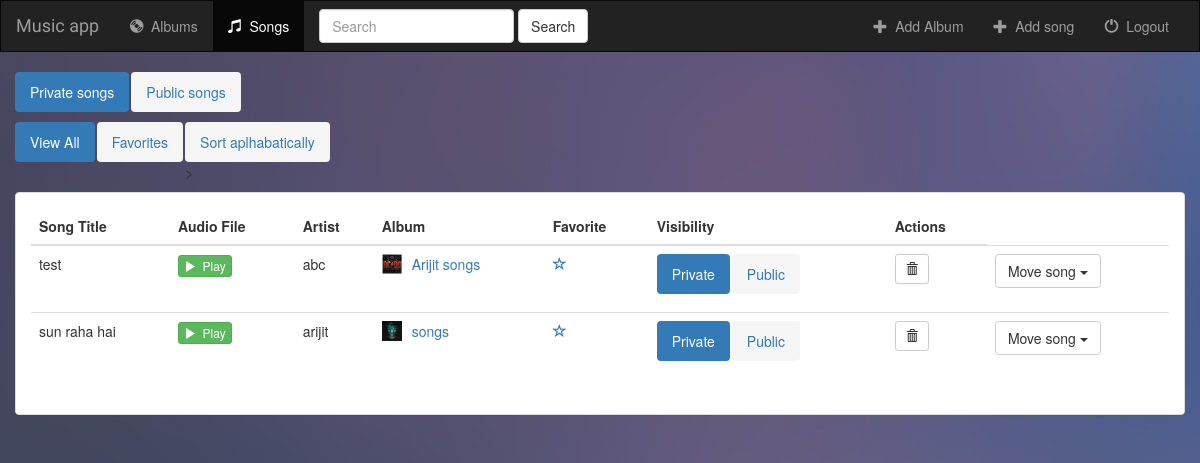
/songs/all/private/ (signed in), run on the app's committed database.
### music/models.py (models this page shows, shortened)
class Song(models.Model):
    user = models.ForeignKey(User, default=1,on_delete=models.CASCADE)
    album = models.ForeignKey(Album, on_delete=models.CASCADE, null=True)
    song_title = models.CharField(max_length=250)
    audio_file = models.FileField(default='')
    song_visibility = models.CharField(max_length=100, default="private")
    is_favorite = models.BooleanField(default=False)

class Album(models.Model):
    user = models.ForeignKey(User, default=1,on_delete=models.CASCADE)
    artist = models.CharField(max_length=250)
    album_title = models.CharField(max_length=500)
    genre = models.CharField(max_length=100)
    album_logo = models.FileField(default="avatar.png")
    album_visibility = models.CharField(max_length=100, default="private")
    is_favorite = models.BooleanField(default=False)

### music/views.py (the view)
# urls.py: url(r'^songs/(?P<filter_by>[a-zA_Z]+)/(?P<modifier>[a-zA_Z]+)/$', views.songs, name='songs'),
def songs(request, filter_by, modifier='private'):
    if not request.user.is_authenticated:
        return render(request, 'music/login.html')
    else:
        if modifier == 'private':
            album = Album.objects.filter(user=request.user)
            songs = Song.objects.filter(user=request.user)
            if filter_by == 'favorites':
                songs = songs.filter(is_favorite=True)
            return render(request, 'music/songs.html', {'song_list':songs, 'filter_by':filter_by, 'modifier':modifier, 'albums':album})
        else:
            songs = Song.objects.filter(song_visibility="public")
            return render(request, 'music/songs.html', {'song_list':songs, 'filter_by':filter_by, 'modifier':modifier})

### music/templates/music/songs.html (shortened to what this page needs)
{% extends 'music/layout.html' %}
{% block songs_active %}active{% endblock %}
{% block body %}
<div class="container-fluid songs-container">
    <div class="row">
        <div class="col-sm-12">
            <ul class="nav nav-pills" style="margin-bottom: 10px;">
                <li role="presentation" {% if modifier == 'private' %}class="active"{% endif %}><a href="{% url 'music:songs' 'all' 'private' %}">Private songs</a></li>
                <li role="presentation" {% if modifier == 'public' %}class="active"{% endif %}><a href="{% url 'music:songs' 'all' 'public' %}">Public songs</a></li>
            </ul>
            <ul class="nav nav-pills" style="margin-bottom: 10px;">
                <li role="presentation" {% if filter_by == 'all' %}class="active"{% endif %}><a href="{% url 'music:songs' 'all' 'private' %}">View All</a></li>
                <li role="presentation" {% if filter_by == 'favorites' %}class="active"{% endif %}><a href="{% url 'music:songs' 'favorites' 'private' %}">Favorites</a></li>
                <li role="presentation"><a onclick="sortTable()">Sort aplhabatically</a>></li>
            </ul>
        </div>
    </div>
    <div class="row">
        <div class="col-sm-12">
            <div class="panel panel-default">
                <div class="panel-body">
                    <table id="songs_table" class="table">
                        <thead>
                            <tr>
                                <th>Song Title</th>
                                <th>Audio File</th>
                                {% if modifier == 'private' %}
                                <th>Artist</th>
                                <th>Album</th>
                                <th>Favorite</th>
                                <th>Visibility</th>
                                <th>Actions</th>
                                {% endif %}
                            </tr>
                        </thead>
                        <tbody>
                            {% for song in song_list %}
                                <tr>
                                    <td>{{ song.song_title }}</td>
                                    <td>
                                        <a target="_blank" href="{{ song.audio_file.url }}">
                                            <button type="button" class="btn btn-success btn-xs">
                                                <span class="glyphicon glyphicon-play"></span>&nbsp; Play
                                            </button>
                                        </a>
                                    </td>
                                    {% if modifier == 'private' %}
                                    {% if song.album.artist %}
                                    <td>{{ song.album.artist }}</td>
                                    {% else %}
                                    <td> None </td>
                                    {% endif %}
                                    {% if song.album.id %}
                                    <td>
                                        <a href="{% url 'music:detail' song.album.id %}">
                                            <img src="{{ song.album.album_logo.url }}" class="img-responsive" style="width: 20px; float: left; margin-right: 10px;" />
                                        </a>
                                        <a href="{% url 'music:detail' song.album.id %}">{{ song.album.album_title }}</a>
                                    </td>
                                    {% else %}
                                    <td> None </td>
                                    {% endif %}
                                    <td>
                                        <a href="{% url 'music:favorite' song.id %}" class="{% if song.is_favorite %} glyphicon glyphicon-star {% else %} glyphicon glyphicon-star-empty {% endif %}"></a>
                                    </td>
                                    <td>
                                        <ul class="nav nav-pills" style="margin-bottom: 10px;">
                                            <li role="presentation" {% if song.song_visibility == 'private' %}class="active"{% endif %}><a href="{% url 'music:song_modify' song.id 'private' %}">Private</a></li>
                                            <li role="presentation" {% if song.song_visibility == 'public' %}class="active"{% endif %}><a href="{% url 'music:song_modify' song.id 'public' %}">Public</a></li>
                                        </ul>
                                    </td>
                                    {% if modifier == "private" %}
                                    <td>
                                        <form action="{% if song.album.id %} {% url 'music:delete_song' song.album.id song.id %} {% else %} {% url 'music:del_song' song.id %} {% endif %}" method="post" style="display: inline;">
                                            <button type="submit" class="btn btn-default btn-sm">
                                                <span class="glyphicon glyphicon-trash"></span>
                                            </button>
                                        </form>
                                    </td>
                                    {% else %}
                                    <td> None </td>
                                    {% endif %}
                                    <td>
                                        <div class="dropdown">
                                            <button class="btn btn-default dropdown-toggle" type="button" data-toggle="dropdown"> Move song
                                            <span class="caret"></span></button>
                                        </div>
                                    </td>
                                    {% endif %}
                                </tr>
                            {% endfor %}
                        </tbody>
                    </table>
                </div>
            </div>
        </div>
    </div>
</div>
{% endblock %}

### music/static/music/style.css (style rules this page uses)
body, html { background-repeat: no-repeat; background: url('images/background.jpg'); }
.nav-pills>li>a { border-radius: 4px; background: #f5f5f5; }

### data on the page
Song: song_title "test", album.artist "abc", album.album_logo (picture), album.album_title "Arijit songs", is_favorite False (drawn)
Song: song_title "sun raha hai", album.artist "arijit", album.album_logo (picture), album.album_title "songs", is_favorite False (drawn)
